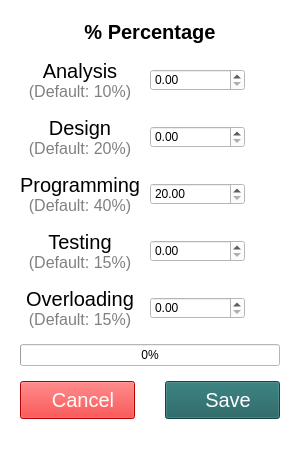
<?xml version="1.0" encoding="UTF-8"?>
<ui version="4.0">
 <class>Dialog</class>
 <widget class="QDialog" name="Dialog">
  <property name="geometry">
   <rect>
    <x>0</x>
    <y>0</y>
    <width>300</width>
    <height>386</height>
   </rect>
  </property>
  <property name="sizePolicy">
   <sizepolicy hsizetype="Fixed" vsizetype="Fixed">
    <horstretch>0</horstretch>
    <verstretch>0</verstretch>
   </sizepolicy>
  </property>
  <property name="windowTitle">
   <string>Dialog</string>
  </property>
  <property name="styleSheet">
   <string notr="true">background:white;</string>
  </property>
  <layout class="QGridLayout" name="gridLayout">
   <property name="leftMargin">
    <number>20</number>
   </property>
   <property name="topMargin">
    <number>20</number>
   </property>
   <property name="rightMargin">
    <number>20</number>
   </property>
   <property name="bottomMargin">
    <number>30</number>
   </property>
   <property name="horizontalSpacing">
    <number>10</number>
   </property>
   <property name="verticalSpacing">
    <number>15</number>
   </property>
   <item row="5" column="1">
    <widget class="QDoubleSpinBox" name="overloading_SpinBox">
     <property name="font">
      <font>
       <family>Arial</family>
      </font>
     </property>
     <property name="maximum">
      <double>100.000000000000000</double>
     </property>
     <property name="singleStep">
      <double>5.000000000000000</double>
     </property>
    </widget>
   </item>
   <item row="6" column="0" colspan="3">
    <widget class="QProgressBar" name="totalPercentage_ProgressBar">
     <property name="minimumSize">
      <size>
       <width>0</width>
       <height>0</height>
      </size>
     </property>
     <property name="value">
      <number>0</number>
     </property>
     <property name="format">
      <string>%p%</string>
     </property>
    </widget>
   </item>
   <item row="4" column="1">
    <widget class="QDoubleSpinBox" name="testing_SpinBox">
     <property name="minimumSize">
      <size>
       <width>70</width>
       <height>0</height>
      </size>
     </property>
     <property name="font">
      <font>
       <family>Arial</family>
      </font>
     </property>
     <property name="maximum">
      <double>100.000000000000000</double>
     </property>
     <property name="singleStep">
      <double>5.000000000000000</double>
     </property>
    </widget>
   </item>
   <item row="2" column="1">
    <widget class="QDoubleSpinBox" name="design_SpinBox">
     <property name="font">
      <font>
       <family>Arial</family>
      </font>
     </property>
     <property name="maximum">
      <double>100.000000000000000</double>
     </property>
     <property name="singleStep">
      <double>5.000000000000000</double>
     </property>
    </widget>
   </item>
   <item row="1" column="1">
    <widget class="QDoubleSpinBox" name="analysis_SpinBox">
     <property name="font">
      <font>
       <family>Arial</family>
      </font>
     </property>
     <property name="maximum">
      <double>100.000000000000000</double>
     </property>
     <property name="singleStep">
      <double>5.000000000000000</double>
     </property>
    </widget>
   </item>
   <item row="3" column="0">
    <widget class="QLabel" name="programming_Label">
     <property name="maximumSize">
      <size>
       <width>16777215</width>
       <height>16777215</height>
      </size>
     </property>
     <property name="font">
      <font>
       <family>Arial</family>
       <pointsize>15</pointsize>
       <bold>false</bold>
      </font>
     </property>
     <property name="styleSheet">
      <string notr="true"/>
     </property>
     <property name="text">
      <string>&lt;html&gt;&lt;head/&gt;&lt;body&gt;&lt;p&gt;Programming&lt;br&gt;&lt;span style=&quot; font-size:12pt; color: grey;&quot;&gt;(Default: 40%)&lt;/span&gt;&lt;/p&gt;&lt;/body&gt;&lt;/html&gt;</string>
     </property>
     <property name="alignment">
      <set>Qt::AlignCenter</set>
     </property>
    </widget>
   </item>
   <item row="5" column="0">
    <widget class="QLabel" name="overloading_Label">
     <property name="maximumSize">
      <size>
       <width>16777215</width>
       <height>16777215</height>
      </size>
     </property>
     <property name="font">
      <font>
       <family>Arial</family>
       <pointsize>15</pointsize>
       <bold>false</bold>
      </font>
     </property>
     <property name="styleSheet">
      <string notr="true"/>
     </property>
     <property name="text">
      <string>&lt;html&gt;&lt;head/&gt;&lt;body&gt;&lt;p&gt;Overloading&lt;br&gt;&lt;span style=&quot; font-size:12pt; color: grey;&quot;&gt;(Default: 15%)&lt;/span&gt;&lt;/p&gt;&lt;/body&gt;&lt;/html&gt;</string>
     </property>
     <property name="alignment">
      <set>Qt::AlignCenter</set>
     </property>
    </widget>
   </item>
   <item row="0" column="0" colspan="3">
    <widget class="QLabel" name="title_Label">
     <property name="font">
      <font>
       <family>Arial</family>
       <pointsize>15</pointsize>
       <bold>true</bold>
      </font>
     </property>
     <property name="text">
      <string>% Percentage</string>
     </property>
     <property name="alignment">
      <set>Qt::AlignCenter</set>
     </property>
    </widget>
   </item>
   <item row="2" column="0">
    <widget class="QLabel" name="design_Label">
     <property name="maximumSize">
      <size>
       <width>16777215</width>
       <height>16777215</height>
      </size>
     </property>
     <property name="font">
      <font>
       <family>Arial</family>
       <pointsize>15</pointsize>
       <bold>false</bold>
      </font>
     </property>
     <property name="styleSheet">
      <string notr="true"/>
     </property>
     <property name="text">
      <string>&lt;html&gt;&lt;head/&gt;&lt;body&gt;&lt;p&gt;Design&lt;br&gt;&lt;span style=&quot; font-size:12pt; color: grey;&quot;&gt;(Default: 20%)&lt;/span&gt;&lt;/p&gt;&lt;/body&gt;&lt;/html&gt;</string>
     </property>
     <property name="alignment">
      <set>Qt::AlignCenter</set>
     </property>
    </widget>
   </item>
   <item row="4" column="0">
    <widget class="QLabel" name="testing_Label">
     <property name="maximumSize">
      <size>
       <width>16777215</width>
       <height>16777215</height>
      </size>
     </property>
     <property name="font">
      <font>
       <family>Arial</family>
       <pointsize>15</pointsize>
       <bold>false</bold>
      </font>
     </property>
     <property name="styleSheet">
      <string notr="true"/>
     </property>
     <property name="text">
      <string>&lt;html&gt;&lt;head/&gt;&lt;body&gt;&lt;p&gt;Testing&lt;br&gt;&lt;span style=&quot; font-size:12pt; color: grey;&quot;&gt;(Default: 15%)&lt;/span&gt;&lt;/p&gt;&lt;/body&gt;&lt;/html&gt;</string>
     </property>
     <property name="alignment">
      <set>Qt::AlignCenter</set>
     </property>
    </widget>
   </item>
   <item row="7" column="0" colspan="3">
    <layout class="QHBoxLayout" name="horizontalLayout">
     <property name="spacing">
      <number>30</number>
     </property>
     <property name="bottomMargin">
      <number>0</number>
     </property>
     <item>
      <widget class="QPushButton" name="cancel_Button">
       <property name="minimumSize">
        <size>
         <width>0</width>
         <height>38</height>
        </size>
       </property>
       <property name="maximumSize">
        <size>
         <width>16777215</width>
         <height>16777215</height>
        </size>
       </property>
       <property name="font">
        <font>
         <family>Arial</family>
         <pointsize>15</pointsize>
        </font>
       </property>
       <property name="cursor">
        <cursorShape>PointingHandCursor</cursorShape>
       </property>
       <property name="focusPolicy">
        <enum>Qt::NoFocus</enum>
       </property>
       <property name="styleSheet">
        <string notr="true">background: #FF0000;
color: white;
padding: 8px 0px 8px 0px;</string>
       </property>
       <property name="text">
        <string>  Cancel</string>
       </property>
       <property name="icon">
        <iconset resource="../resources.qrc">
         <normaloff>:/resources/images/cancel.png</normaloff>:/resources/images/cancel.png</iconset>
       </property>
       <property name="iconSize">
        <size>
         <width>20</width>
         <height>20</height>
        </size>
       </property>
       <property name="autoDefault">
        <bool>false</bool>
       </property>
      </widget>
     </item>
     <item>
      <widget class="QPushButton" name="save_Button">
       <property name="minimumSize">
        <size>
         <width>0</width>
         <height>38</height>
        </size>
       </property>
       <property name="maximumSize">
        <size>
         <width>16777215</width>
         <height>16777215</height>
        </size>
       </property>
       <property name="font">
        <font>
         <family>Arial</family>
         <pointsize>15</pointsize>
        </font>
       </property>
       <property name="cursor">
        <cursorShape>PointingHandCursor</cursorShape>
       </property>
       <property name="focusPolicy">
        <enum>Qt::NoFocus</enum>
       </property>
       <property name="styleSheet">
        <string notr="true">background-color: #1B5E5E;
color:white;
padding: 8px 0px 8px 0px;</string>
       </property>
       <property name="text">
        <string>  Save</string>
       </property>
       <property name="icon">
        <iconset resource="../resources.qrc">
         <normaloff>:/resources/images/save.png</normaloff>:/resources/images/save.png</iconset>
       </property>
       <property name="iconSize">
        <size>
         <width>20</width>
         <height>20</height>
        </size>
       </property>
       <property name="autoDefault">
        <bool>false</bool>
       </property>
      </widget>
     </item>
    </layout>
   </item>
   <item row="3" column="2">
    <widget class="QLabel" name="label">
     <property name="maximumSize">
      <size>
       <width>25</width>
       <height>25</height>
      </size>
     </property>
     <property name="font">
      <font>
       <family>Arial</family>
      </font>
     </property>
     <property name="toolTip">
      <string>&lt;html&gt;&lt;head/&gt;&lt;body&gt;&lt;p align=&quot;justify&quot;&gt;&lt;span style=&quot; font-family:'Arial'; font-size:12pt; color:#000000;&quot;&gt;To ensure a realistic and accurate estimation of the effort required for software development, the minimum assignable value for the coding (programming) phase is 20%. This is because coding is an essential part of the development of any software project and, in most cases, represents a significant portion of the total effort. Assigning a lower percentage to coding could result in underestimating the necessary work and affect project planning and management.&lt;/span&gt;&lt;/p&gt;&lt;/body&gt;&lt;/html&gt;</string>
     </property>
     <property name="styleSheet">
      <string notr="true">QToolTip{
	border: 2px solid black;
	background: white;
	padding: 4px;
}</string>
     </property>
     <property name="text">
      <string/>
     </property>
     <property name="pixmap">
      <pixmap resource="../resources.qrc">:/resources/images/info_blue.png</pixmap>
     </property>
     <property name="scaledContents">
      <bool>true</bool>
     </property>
     <property name="alignment">
      <set>Qt::AlignCenter</set>
     </property>
    </widget>
   </item>
   <item row="3" column="1">
    <widget class="QDoubleSpinBox" name="programming_SpinBox">
     <property name="minimumSize">
      <size>
       <width>70</width>
       <height>0</height>
      </size>
     </property>
     <property name="font">
      <font>
       <family>Arial</family>
      </font>
     </property>
     <property name="styleSheet">
      <string notr="true"/>
     </property>
     <property name="minimum">
      <double>20.000000000000000</double>
     </property>
     <property name="maximum">
      <double>100.000000000000000</double>
     </property>
     <property name="singleStep">
      <double>5.000000000000000</double>
     </property>
    </widget>
   </item>
   <item row="1" column="0">
    <widget class="QLabel" name="analysis_Label">
     <property name="maximumSize">
      <size>
       <width>16777215</width>
       <height>16777215</height>
      </size>
     </property>
     <property name="font">
      <font>
       <family>Arial</family>
       <pointsize>15</pointsize>
       <bold>false</bold>
      </font>
     </property>
     <property name="styleSheet">
      <string notr="true"/>
     </property>
     <property name="text">
      <string>&lt;html&gt;&lt;head/&gt;&lt;body&gt;&lt;p&gt;Analysis&lt;br&gt;&lt;span style=&quot; font-size:12pt; color: grey;&quot;&gt;(Default: 10%)&lt;/span&gt;&lt;/p&gt;&lt;/body&gt;&lt;/html&gt;</string>
     </property>
     <property name="alignment">
      <set>Qt::AlignCenter</set>
     </property>
    </widget>
   </item>
  </layout>
 </widget>
 <resources>
  <include location="../resources.qrc"/>
 </resources>
 <connections/>
</ui>
